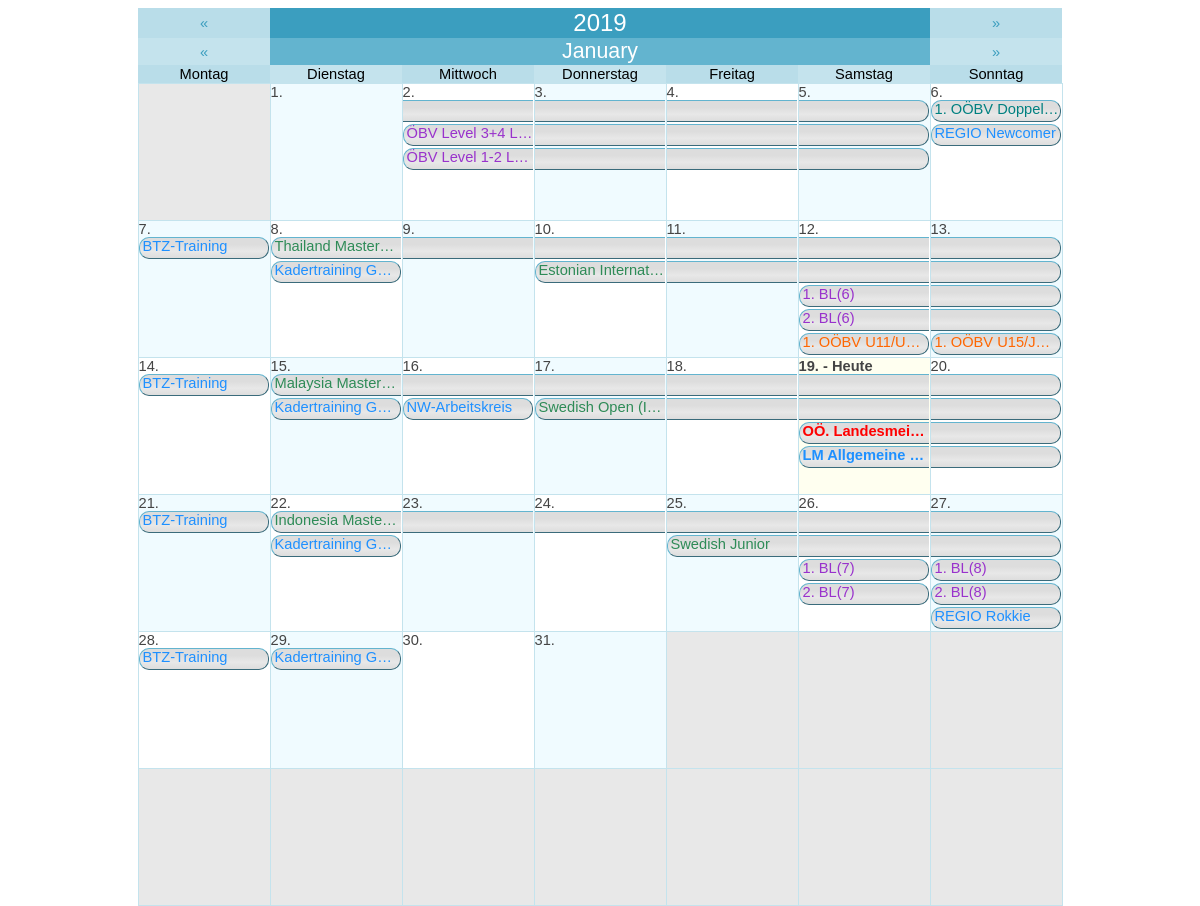
Page /graphic_calendar.php (signed in) on the committed database.
### tables this page shows
CREATE TABLE `agenda` (
  `id` int(11) NOT NULL AUTO_INCREMENT,
  `title` varchar(255) NOT NULL,
  `description` text NOT NULL,
  `date_begin` date NOT NULL,
  `date_end` date NOT NULL,
  `isTimespan` tinyint(1) NOT NULL,
  `location` varchar(255) NOT NULL,
  `time_start` time NOT NULL,
  `time_end` time NOT NULL,
  `category` varchar(20) NOT NULL,
  `participant` varchar(255) NOT NULL,
  `responsible` varchar(255) NOT NULL,
  `additional_info` text NOT NULL,
  PRIMARY KEY (`id`)
);

CREATE TABLE `zentralausschreibungen` (
  `id` int(11) NOT NULL AUTO_INCREMENT,
  `size` varchar(10) NOT NULL,
  `category` varchar(200) NOT NULL,
  `title_line1` varchar(255) NOT NULL,
  `title_line2` varchar(255) NOT NULL,
  `date_begin` date NOT NULL,
  `date_end` date NOT NULL,
  `act_timespan` int(11) NOT NULL,
  `act_verein` tinyint(1) NOT NULL,
  `verein` varchar(255) NOT NULL,
  `act_uhrzeit` tinyint(1) NOT NULL,
  `uhrzeit` varchar(255) NOT NULL,
  `act_auslosung` tinyint(1) NOT NULL,
  `auslosung` varchar(255) NOT NULL,
  `act_hallenname` tinyint(1) NOT NULL,
  `hallenname` varchar(255) NOT NULL,
  `act_anschrift_halle` tinyint(1) NOT NULL,
  `anschrift_halle` varchar(255) NOT NULL,
  `act_anzahl_felder` tinyint(1) NOT NULL,
  `anzahl_felder` varchar(50) NOT NULL,
  `act_turnierverantwortlicher` tinyint(1) NOT NULL,
  `turnierverantwortlicher` varchar(255) NOT NULL,
  `act_oberschiedsrichter` tinyint(1) NOT NULL,
  `oberschiedsrichter` varchar(255) NOT NULL,
  `act_telefon` tinyint(1) NOT NULL,
  `telefon` varchar(30) NOT NULL,
  `act_anmeldung_online` tinyint(1) NOT NULL,
  `anmeldung_online` varchar(255) NOT NULL,
  `act_anmeldung_email` tinyint(1) NOT NULL,
  `anmeldung_email` varchar(255) NOT NULL,
  `act_nennungen_email` tinyint(1) NOT NULL,
  `nennungen_email` varchar(255) NOT NULL,
  `act_nennschluss` tinyint(1) NOT NULL,
  `nennschluss` date NOT NULL,
  `act_zusatzangaben` tinyint(1) NOT NULL,
  `zusatzangaben` varchar(255) NOT NULL,
  `location` varchar(255) NOT NULL,
  PRIMARY KEY (`id`)
);

### data/string.lib.php (called while the page is built, shortened)
<?php
function SReplace($string,$specialCharacters='')
{
    $sstr = str_replace(' ','-',$string);
    $sstr = str_replace('&Auml;','AE',$sstr);
    $sstr = str_replace('&auml;','ae',$sstr);
    $sstr = str_replace('&Ouml;','OE',$sstr);
    $sstr = str_replace('&ouml;','oe',$sstr);
    $sstr = str_replace('&Uuml;','UE',$sstr);
    $sstr = str_replace('&uuml;','ue',$sstr);
    $sstr = str_replace('&szlig;','ss',$sstr);
    $sstr = str_replace('Ã„','AE',$sstr);
    $sstr = str_replace('Ã¤','ae',$sstr);
    $sstr = str_replace('Ã–','OE',$sstr);
    $sstr = str_replace('Ã¶','oe',$sstr);
    $sstr = str_replace('Ãœ','UE',$sstr);
    $sstr = str_replace('Ã¼','ue',$sstr);
    $sstr = str_replace('ÃŸ','ss',$sstr);
    $sstr = preg_replace('/[^0-9A-Za-z-'.$specialCharacters.'\|]/', '', $sstr);
    return $sstr;
}
?>

### data/mysql.lib.php (called while the page is built, shortened)
<?php
class MySQL
{
    private static $sqlConnectionLink;
    public static function SetSQLLink($link)
    {
        self::$sqlConnectionLink = $link;
    }
    private static function GetParamTypeList($paramTypeList,$paramAmt)
    {
        if(substr($paramTypeList,0,1) == "@")
        {
            $broadcastType = str_replace("@","",$paramTypeList);
            $mySQLParamTypes = '';
            for($i=0;$i<$paramAmt;$i++) $mySQLParamTypes .= $broadcastType;
        }
        else
        {
            if($paramAmt == strlen($paramTypeList) OR ($paramTypeList == "" AND $paramAmt == -1)) $mySQLParamTypes = $paramTypeList;
            else die("<b>Not enought parameters provided!</b> <br> <b>Provided: </b> ".strlen($paramTypeList)." <br><b>Required:</b> $paramAmt");
        }
        return $mySQLParamTypes;
    }
    public static function Row($sqlStatement,$parameterTypes="", &...$sqlParameters)
    {
        $parameterAmount = func_num_args() - 2;
        $parameterTypeList = self::GetParamTypeList($parameterTypes,$parameterAmount);
        $stmt = self::$sqlConnectionLink->prepare($sqlStatement);
        if($parameterTypes != "") call_user_func_array(array($stmt, "bind_param"), array_merge(array($parameterTypeList), $sqlParameters));
        $stmt->execute();
        $result = $stmt->get_result();
        $row = $result->fetch_array();
        return $row;
    }
    public static function Cluster($sqlStatement,$parameterTypes="", &...$sqlParameters)
    {
        $rowArray = array();
        $parameterAmount = func_num_args() - 2;
        $parameterTypeList = self::GetParamTypeList($parameterTypes,$parameterAmount);
        $stmt = self::$sqlConnectionLink->prepare($sqlStatement);
        if($parameterTypes != "") call_user_func_array(array($stmt, "bind_param"), array_merge(array($parameterTypeList), $sqlParameters));
        $stmt->execute();
        $result = $stmt->get_result();
        while($row = $result->fetch_assoc()) array_push($rowArray,$row);
        return $rowArray;
    }
}
?>

### data/setting.lib.php (called while the page is built, shortened)
<?php
class Setting
{
    private static $sqlConnectionLink;
    public static function SetSQLLink($link)
    {
        self::$sqlConnectionLink = $link;
    }
    public static function Get($setting)
    {
        $stmt = self::$sqlConnectionLink->prepare("SELECT value FROM settings WHERE setting = ?");
        $stmt->bind_param('s', $setting);
        $stmt->execute();
        $result = $stmt->get_result();
        $value = $result->fetch_array();
        switch($value[0])
        {
            case 'true':    return true;
            default:        return $value[0];
        }
    }
}
?>

### graphic_calendar.php (the view, shortened to what this page needs)
<?php
    echo '
        <!DOCTYPE html>
        <html>
            <head>
                ';
                require("headerlinks.php");
                echo '
                <!--
                <link rel="stylesheet" href="https://use.fontawesome.com/releases/v5.3.1/css/all.css">
                <link rel="stylesheet" type="text/css" href="/css/style.css">
                <link rel="stylesheet" href="https://cdnjs.cloudflare.com/ajax/libs/font-awesome/4.7.0/css/font-awesome.min.css">
                <meta charset="utf-8">
                -->
            </head>
            <body>
                <div class="iframe_content" style="height: 600px;">
    ';
    $dateok = false;
    if (!$dateok)
    {
        $mo = date('m');
        $da = date('d');
        $yr = date('Y');
    }
    $offset = date('w', mktime(0,0,0,$mo,1,$yr));
    $nd = date('d', mktime(0,0,0,$mo+1,0,$yr));
    $days = array();
    for ($i=0;$i<=42;$i++) $days[$i]['out']= '&nbsp;';
    $j=1;
    for ($i=$offset;$i<=($offset+$nd-1);$i++)
    {
        $day = $j++;
        $date = $yr.'-'.str_pad($mo,2,0,STR_PAD_LEFT).'-'.str_pad($day,2,0,STR_PAD_LEFT);
        $days[$i]['out']= $day.'.';
        $days[$i]['dat']= $date;
    }
    $redirEx = '';
    echo '
        <center>
            <table class="calendar_table">
            <tr>
                <td colspan="1"><a href="?day='.date('Y-m-d', mktime(0,0,0,$mo,$da,$yr-1)).$redirEx.'">&laquo;</a></td>
                <td colspan="5"><b>'.$yr.'</b></td>
                <td colspan="1"><a href="?day='.date('Y-m-d', mktime(0,0,0,$mo,$da,$yr+1)).$redirEx.'">&raquo;</a></td>
            </tr>
            <tr>
                <td colspan="1"><a href="?day='.date('Y-m-d', mktime(0,0,0,$mo,0,$yr)).$redirEx.'">&laquo;</a></td>
                <td colspan="5"><b>'.str_replace('Mrz','M&auml;rz',SReplace(strftime("%B",strtotime($yr.'-'.$mo.'-'.$da)))).'</b></td>
                <td colspan="1"><a href="?day='.date('Y-m-d', mktime(0,0,0,$mo+1,1,$yr)).$redirEx.'">&raquo;</a></td>
            </tr>
            <tr>
                <td>Montag</td>
                <td>Dienstag</td>
                <td>Mittwoch</td>
                <td>Donnerstag</td>
                <td>Freitag</td>
                <td>Samstag</td>
                <td>Sonntag</td>
            </tr>
    ';
    $cntr = 1;
    $sqlExtension = '';
    $thisMontAndYear = $yr.'-'.str_pad($mo,2,0,STR_PAD_LEFT).'-%';
    $zaTSMonthCluster = MySQL::Cluster("SELECT * FROM zentralausschreibungen WHERE act_timespan = '1' $sqlExtension AND (date_begin LIKE ? OR date_end LIKE ?)",'ss',$thisMontAndYear,$thisMontAndYear);
    $zaSiMonthCluster = MySQL::Cluster("SELECT * FROM zentralausschreibungen WHERE act_timespan = '0' $sqlExtension AND date_begin LIKE ?",'s',$thisMontAndYear);
    $agTSMonthCluster = MySQL::Cluster("SELECT * FROM agenda WHERE isTimespan = '1' $sqlExtension AND (date_begin LIKE ? OR date_end LIKE ?) ",'ss',$thisMontAndYear,$thisMontAndYear);
    $agSiMonthCluster = MySQL::Cluster("SELECT * FROM agenda WHERE isTimespan = '0' $sqlExtension AND date_begin LIKE ?",'s',$thisMontAndYear);
    $categoryColor = array(
    "Landesmeisterschaft" => Setting::Get("ColorLandesmeisterschaft"),
    "Doppelturnier" => Setting::Get("ColorDoppelturnier"),
    "Nachwuchs" => Setting::Get("ColorNachwuchs"),
    "SchuelerJugend" => Setting::Get("ColorSchuelerJugend"),
    "Senioren" => Setting::Get("ColorSenioren"),
    "Training" => Setting::Get("ColorTraining"),
    "OEBVInternational" => Setting::Get("ColorOEBVInternational"),
    "OEBV" => Setting::Get("ColorOEBV"),
    "LV" => Setting::Get("ColorLV"));
    $designDataGrid = array_fill(0,31,array(NULL,NULL,NULL,NULL,NULL,NULL));
    for($ddg = 0 ; $ddg < 31 ; $ddg++)
    {
        foreach($zaTSMonthCluster AS $dateData)
        {
            $datePartsBegin = explode('-',$dateData['date_begin']);
            $datePartsEnd = explode('-',$dateData['date_end']);
            if($datePartsBegin[2] == $ddg + 1)
            {
                $timespan =  $datePartsEnd[2] - $datePartsBegin[2] + 1;
                for($lctr = 5 ; $lctr >= 0 ; $lctr--)
                {
                    $layerValid = true;
                    for($ldctr = 0 ; $ldctr < $timespan ; $ldctr++) if($designDataGrid[$ddg + $ldctr][$lctr] != NULL) $layerValid = false;
                    if($layerValid) $layer = $lctr;
                }
                for($dctr = 0 ; $dctr < $timespan ; $dctr++) $designDataGrid[$ddg + $dctr][$layer] = 'ZA-'.$dateData['id'];
            }
        }
        foreach($agTSMonthCluster AS $dateData)
        {
            $datePartsBegin = explode('-',$dateData['date_begin']);
            $datePartsEnd = explode('-',$dateData['date_end']);
            if($datePartsBegin[2] == $ddg + 1)
            {
                $timespan =  $datePartsEnd[2] - $datePartsBegin[2] + 1;
                for($lctr = 5 ; $lctr >= 0 ; $lctr--)
                {
                    $layerValid = true;
                    for($ldctr = 0 ; $ldctr < $timespan ; $ldctr++) if($designDataGrid[$ddg + $ldctr][$lctr] != NULL) $layerValid = false;
                    if($layerValid) $layer = $lctr;
                }
                for($dctr = 0 ; $dctr < $timespan ; $dctr++) $designDataGrid[$ddg + $dctr][$layer] = 'AG-'.$dateData['id'];
            }
        }
        foreach($zaSiMonthCluster AS $dateData)
        {
            $datePartsBegin = explode('-',$dateData['date_begin']);
            if($datePartsBegin[2] == $ddg + 1)
            {
                for($lctr = 5 ; $lctr >= 0 ; $lctr--)
                {
                    $layerValid = true;
                    if($designDataGrid[$ddg][$lctr] != NULL) $layerValid = false;
                    if($layerValid) $layer = $lctr;
                }
                $designDataGrid[$ddg][$layer] = 'ZA-'.$dateData['id'];
            }
        }
        foreach($agSiMonthCluster AS $dateData)
        {
            $datePartsBegin = explode('-',$dateData['date_begin']);
            if($datePartsBegin[2] == $ddg + 1)
            {
                for($lctr = 5 ; $lctr >= 0 ; $lctr--)
                {
                    $layerValid = true;
                    if($designDataGrid[$ddg][$lctr] != NULL) $layerValid = false;
                    if($layerValid) $layer = $lctr;
                }
                $designDataGrid[$ddg][$layer] = 'AG-'.$dateData['id'];
            }
        }
    }
    for($lctr = 0 ; $lctr < 5 ; $lctr++)
    {
        for($ddg = 0 ; $ddg < 31 ; $ddg++) if($designDataGrid[$ddg][$lctr] != NULL) $lastLayer =  $lctr;
    }
    for ($i=1;$i<=6;$i++)
    {
        echo '<tr>';
        for ($j=1;$j<=7;$j++)
        {
            $curr = $cntr++;
            $accent = ($days[$curr]['dat'] == "") ? 'blank' : (($curr % 2 == 0) ? 'accent1' : 'accent2');
            $style = (date("Y-m-d") == $days[$curr]['dat']) ? 'bold' : 'normal';
            $today = (date("Y-m-d") == $days[$curr]['dat']) ? 'today' : '';
            $selectStyle = (isset($_GET['datum']) AND $_GET['datum']==$days[$curr]['dat']) ? 'selected' : '';
            echo '
                <td class="'.$selectStyle.' '.$accent.' '.$today.'" style="font-weight: '.$style.'">
                <span>'.$days[$curr]['out'].' '.((date("Y-m-d") == $days[$curr]['dat']) ? ' - Heute' : '').'</span>
            ';
            $curDate = $days[$curr]['dat'];
            $dayNow = intval(str_replace('.','',$days[$curr]['out']));
            echo '<table class="cellContentData">';
            for($dctr = 0 ; $dctr <= $lastLayer ; $dctr++)
            {
                $dataParts = explode("-",$designDataGrid[$dayNow - 1][$dctr]);
                if($dataParts[0] == "ZA" OR $dataParts[0] == "AG")
                {
                    if($dataParts[0] == "ZA")
                    {
                        $calData = MySQL::Row("SELECT *,CONCAT_WS(' ',title_line1,title_line2) AS displayTitle FROM zentralausschreibungen WHERE id = ?",'i',$dataParts[1]);
                        $displayTitle = '';
                        if($calData['act_timespan'])
                        {
                            if($curDate == $calData['date_begin'])
                            {
                                $cellStyle = "timespanStart";
                                $displayTitle = $calData['displayTitle'];
                            }
                            else if($curDate == $calData['date_end'])
                            {
                                $cellStyle = "timespanEnd";
                            }
                            else
                            {
                                $cellStyle = "timespanMiddle";
                                $dateModalInfo = '';
                            }
                        }
                        else
                        {
                            $cellStyle = "timespanSingle";
                            $displayTitle = $calData['displayTitle'];
                        }
                    }
                    if($dataParts[0] == "AG")
                    {
                        $calData = MySQL::Row("SELECT *,title AS displayTitle FROM agenda WHERE id = ?",'i',$dataParts[1]);
                        $displayTitle = '';
                        if($calData['isTimespan'])
                        {
                            if($curDate == $calData['date_begin'])
                            {
                                $cellStyle = "timespanStart";
                                $displayTitle = $calData['displayTitle'];
                            }
                            else if($curDate == $calData['date_end'])
                            {
                                $cellStyle = "timespanEnd";
                            }
                            else
                            {
                                $cellStyle = "timespanMiddle";
                            }
                        }
                        else
                        {
                            $cellStyle = "timespanSingle";
                            $displayTitle = $calData['displayTitle'];
                        }
                    }
                    echo '
                        <tr>
                            <td>
                                <a href="#calenderInfo'.$designDataGrid[$dayNow - 1][$dctr].'" style="text-decoration:none;">
                                    <div id="'.$cellStyle.'" style="color: '.(($calData['category']!="") ? $categoryColor[$calData['category']] : '#000000').';">'.$displayTitle.'</div>
                                </a>
                            </td>
                        </tr>
                    ';
                }
                else echo '<tr><td></td></tr>';
            }
            echo '</table>';
            echo'
                </td>
            ';
        }
        echo '</tr>';
    }
    echo '
            </table>
        </center>
    ';
    echo '
                </div>
            </body>
        </html>
    ';
?>

### rows in the picture
agenda: title "ÖBV Level 3+4 L…"
agenda: title "ÖBV Level 1-2 L…"
zentralausschreibungen: displayTitle "1. OÖBV Doppel…"
agenda: title "REGIO Newcomer"
agenda: title "BTZ-Training"
agenda: title "Thailand Master…"
agenda: title "Kadertraining G…"
agenda: title "Estonian Internat…"
agenda: title "1. BL(6)"
agenda: title "2. BL(6)"
zentralausschreibungen: displayTitle "1. OÖBV U11/U…"
zentralausschreibungen: displayTitle "1. OÖBV U15/J…"
agenda: title "BTZ-Training"
agenda: title "Malaysia Master…"
agenda: title "Kadertraining G…"
agenda: title "NW-Arbeitskreis"
agenda: title "Swedish Open (I…"
zentralausschreibungen: displayTitle "OÖ. Landesmei…"
agenda: title "LM Allgemeine…"
agenda: title "BTZ-Training"
agenda: title "Indonesia Maste…"
agenda: title "Kadertraining G…"
agenda: title "Swedish Junior"
agenda: title "1. BL(7)"
agenda: title "2. BL(7)"
agenda: title "1. BL(8)"
agenda: title "2. BL(8)"
agenda: title "REGIO Rokkie"
agenda: title "BTZ-Training"
agenda: title "Kadertraining G…"

### other values in the picture
$yr "2019"
$days[$curr]['out'] "1."
$days[$curr]['out'] "2."
$days[$curr]['out'] "3."
$days[$curr]['out'] "4."
$days[$curr]['out'] "5."
$days[$curr]['out'] "6."
$days[$curr]['out'] "7."
$days[$curr]['out'] "8."
$days[$curr]['out'] "9."
$days[$curr]['out'] "10."
$days[$curr]['out'] "11."
$days[$curr]['out'] "12."
$days[$curr]['out'] "13."
$days[$curr]['out'] "14."
